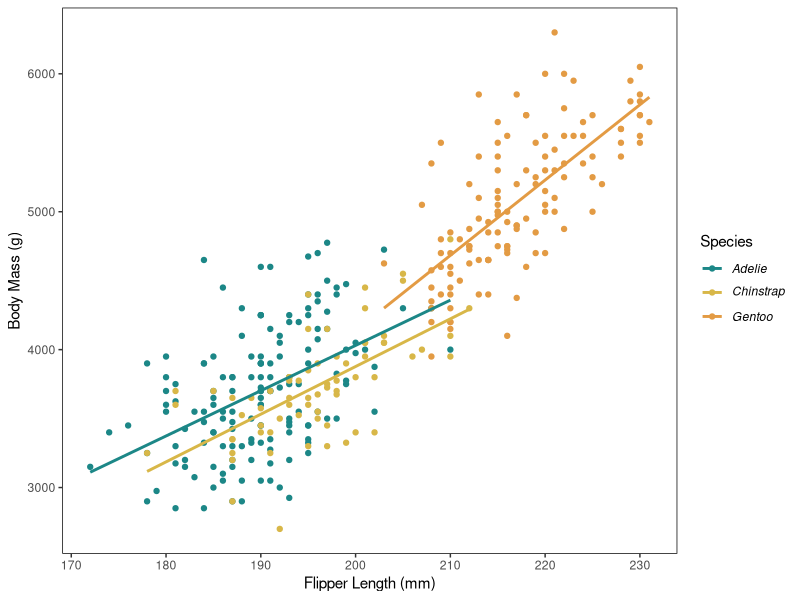

Here is the R script that generated this plot:
## ---- chunk 1
#| include = FALSE
library(tidyverse)
library(palmerpenguins)
## ---- chunk 2
penguins |>  
  ggplot(aes(x=flipper_length_mm, 
             y = body_mass_g))+
  geom_point(aes(colour=species)) +
  labs(x = "Flipper Length (mm)", y = "Body Mass (g)", color = "Species") + 
  scale_color_manual(labels = c(substitute(paste(italic("Adelie"))), substitute(paste(italic("Chinstrap"))), substitute(paste(italic("Gentoo")))), values = c("#1c8787","#d8b748",'#e39b44')) + 
  theme_bw() +
  theme(panel.border = element_rect(colour = "black"),
        panel.grid.minor = element_blank(),
        panel.grid.major = element_blank()) +
  geom_smooth(method="lm",
              se=FALSE, 
              aes(colour=species))
